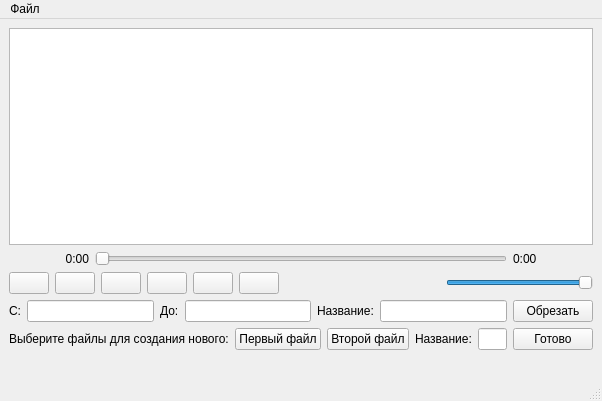
<?xml version="1.0" encoding="UTF-8"?>
<ui version="4.0">
 <class>MainWindow</class>
 <widget class="QMainWindow" name="MainWindow">
  <property name="geometry">
   <rect>
    <x>0</x>
    <y>0</y>
    <width>602</width>
    <height>401</height>
   </rect>
  </property>
  <property name="windowTitle">
   <string>MainWindow</string>
  </property>
  <widget class="QWidget" name="centralwidget">
   <property name="enabled">
    <bool>true</bool>
   </property>
   <layout class="QVBoxLayout" name="verticalLayout">
    <item>
     <widget class="QListView" name="playlistView">
      <property name="acceptDrops">
       <bool>true</bool>
      </property>
      <property name="showDropIndicator" stdset="0">
       <bool>true</bool>
      </property>
      <property name="dragDropMode">
       <enum>QAbstractItemView::DropOnly</enum>
      </property>
      <property name="defaultDropAction">
       <enum>Qt::CopyAction</enum>
      </property>
      <property name="alternatingRowColors">
       <bool>true</bool>
      </property>
      <property name="uniformItemSizes">
       <bool>true</bool>
      </property>
     </widget>
    </item>
    <item>
     <layout class="QHBoxLayout" name="horizontalLayout">
      <item>
       <widget class="QLabel" name="currentTimeLabel">
        <property name="minimumSize">
         <size>
          <width>80</width>
          <height>0</height>
         </size>
        </property>
        <property name="text">
         <string>0:00</string>
        </property>
        <property name="alignment">
         <set>Qt::AlignRight|Qt::AlignTrailing|Qt::AlignVCenter</set>
        </property>
       </widget>
      </item>
      <item>
       <widget class="QSlider" name="timeSlider">
        <property name="orientation">
         <enum>Qt::Horizontal</enum>
        </property>
       </widget>
      </item>
      <item>
       <widget class="QLabel" name="totalTimeLabel">
        <property name="minimumSize">
         <size>
          <width>80</width>
          <height>0</height>
         </size>
        </property>
        <property name="text">
         <string>0:00</string>
        </property>
        <property name="alignment">
         <set>Qt::AlignLeading|Qt::AlignLeft|Qt::AlignVCenter</set>
        </property>
       </widget>
      </item>
     </layout>
    </item>
    <item>
     <layout class="QHBoxLayout" name="horizontalLayout_2">
      <item>
       <widget class="QPushButton" name="previousButton">
        <property name="text">
         <string/>
        </property>
        <property name="icon">
         <iconset>
          <normaloff>images/control-skip-180.png</normaloff>images/control-skip-180.png</iconset>
        </property>
       </widget>
      </item>
      <item>
       <widget class="QPushButton" name="playButton">
        <property name="text">
         <string/>
        </property>
        <property name="icon">
         <iconset>
          <normaloff>images/control.png</normaloff>images/control.png</iconset>
        </property>
       </widget>
      </item>
      <item>
       <widget class="QPushButton" name="pauseButton">
        <property name="text">
         <string/>
        </property>
        <property name="icon">
         <iconset>
          <normaloff>images/control-pause.png</normaloff>images/control-pause.png</iconset>
        </property>
       </widget>
      </item>
      <item>
       <widget class="QPushButton" name="stopButton">
        <property name="text">
         <string/>
        </property>
        <property name="icon">
         <iconset>
          <normaloff>images/control-stop-square.png</normaloff>images/control-stop-square.png</iconset>
        </property>
       </widget>
      </item>
      <item>
       <widget class="QPushButton" name="nextButton">
        <property name="text">
         <string/>
        </property>
        <property name="icon">
         <iconset>
          <normaloff>images/control-skip.png</normaloff>images/control-skip.png</iconset>
        </property>
       </widget>
      </item>
      <item>
       <widget class="QPushButton" name="viewButton">
        <property name="text">
         <string/>
        </property>
        <property name="icon">
         <iconset>
          <normaloff>images/application-image.png</normaloff>images/application-image.png</iconset>
        </property>
        <property name="checkable">
         <bool>true</bool>
        </property>
       </widget>
      </item>
      <item>
       <spacer name="horizontalSpacer">
        <property name="orientation">
         <enum>Qt::Horizontal</enum>
        </property>
        <property name="sizeHint" stdset="0">
         <size>
          <width>40</width>
          <height>20</height>
         </size>
        </property>
       </spacer>
      </item>
      <item>
       <widget class="QLabel" name="label">
        <property name="text">
         <string/>
        </property>
        <property name="pixmap">
         <pixmap>images/speaker-volume.png</pixmap>
        </property>
       </widget>
      </item>
      <item>
       <widget class="QSlider" name="volumeSlider">
        <property name="maximum">
         <number>100</number>
        </property>
        <property name="value">
         <number>100</number>
        </property>
        <property name="orientation">
         <enum>Qt::Horizontal</enum>
        </property>
       </widget>
      </item>
     </layout>
    </item>
    <item>
     <layout class="QHBoxLayout" name="horizontalLayout_3">
      <item>
       <widget class="QLabel" name="label_2">
        <property name="text">
         <string>С:</string>
        </property>
       </widget>
      </item>
      <item>
       <widget class="QLineEdit" name="lineEdit"/>
      </item>
      <item>
       <widget class="QLabel" name="label_3">
        <property name="text">
         <string>До:</string>
        </property>
       </widget>
      </item>
      <item>
       <widget class="QLineEdit" name="lineEdit_2"/>
      </item>
      <item>
       <widget class="QLabel" name="label_5">
        <property name="text">
         <string>Название:</string>
        </property>
       </widget>
      </item>
      <item>
       <widget class="QLineEdit" name="lineEdit_3"/>
      </item>
      <item>
       <widget class="QPushButton" name="pushButton">
        <property name="text">
         <string>Обрезать</string>
        </property>
       </widget>
      </item>
     </layout>
    </item>
    <item>
     <layout class="QHBoxLayout" name="horizontalLayout_4">
      <item>
       <widget class="QLabel" name="label_4">
        <property name="text">
         <string>Выберите файлы для создания нового:</string>
        </property>
       </widget>
      </item>
      <item>
       <widget class="QPushButton" name="pushButton_2">
        <property name="text">
         <string>Первый файл</string>
        </property>
       </widget>
      </item>
      <item>
       <widget class="QPushButton" name="pushButton_3">
        <property name="text">
         <string>Второй файл</string>
        </property>
       </widget>
      </item>
      <item>
       <widget class="QLabel" name="label_6">
        <property name="text">
         <string>Название:</string>
        </property>
       </widget>
      </item>
      <item>
       <widget class="QLineEdit" name="lineEdit_4"/>
      </item>
      <item>
       <widget class="QPushButton" name="pushButton_4">
        <property name="text">
         <string>Готово</string>
        </property>
       </widget>
      </item>
     </layout>
    </item>
    <item>
     <widget class="QLabel" name="label_7">
      <property name="text">
       <string/>
      </property>
     </widget>
    </item>
   </layout>
  </widget>
  <widget class="QMenuBar" name="menubar">
   <property name="geometry">
    <rect>
     <x>0</x>
     <y>0</y>
     <width>602</width>
     <height>21</height>
    </rect>
   </property>
   <widget class="QMenu" name="menu">
    <property name="title">
     <string>Файл</string>
    </property>
    <addaction name="action"/>
    <addaction name="action_2"/>
   </widget>
   <addaction name="menu"/>
  </widget>
  <widget class="QStatusBar" name="statusbar"/>
  <action name="action">
   <property name="text">
    <string>Помощь</string>
   </property>
   <property name="statusTip">
    <string>Открыть инструкцию для пользователя</string>
   </property>
   <property name="shortcut">
    <string>Ctrl+X</string>
   </property>
  </action>
  <action name="action_2">
   <property name="text">
    <string>Открыть файл</string>
   </property>
   <property name="statusTip">
    <string>Открыть файл</string>
   </property>
   <property name="shortcut">
    <string>Ctrl+Z</string>
   </property>
  </action>
 </widget>
 <resources/>
 <connections/>
</ui>
